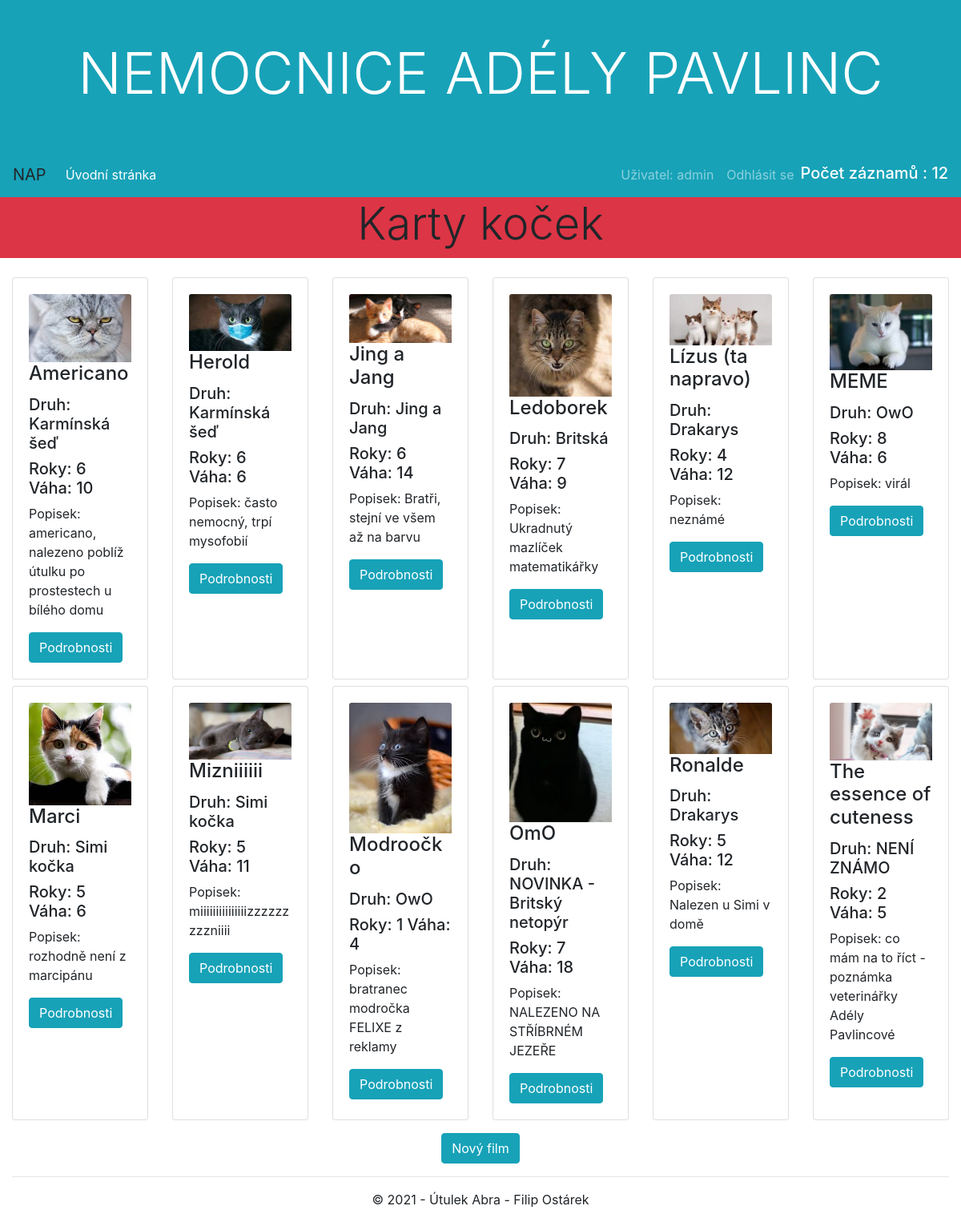
Page /kocky/ (signed in) on the committed database.
### cats/models.py (models this page shows, shortened)
class Description_of_the_cat(models.Model):
    jmeno = models.CharField(max_length=50, verbose_name="Jméno", blank=True)
    vek = models.IntegerField(verbose_name="Roky Kočky", blank=True, validators=[MinValueValidator(0.0)])
    vaha = models.IntegerField(verbose_name="Váha", blank=True, validators=[MinValueValidator(0.0)])
    popisek = models.CharField(max_length=500, verbose_name="popisek", blank=True)
    druh = models.ForeignKey(Species, on_delete=models.CASCADE)
    foto = models.ForeignKey(Photo, on_delete=models.CASCADE)
    class Meta:
        ordering = ["jmeno"]

class Photo(models.Model):
    fotka = models.ImageField(upload_to='cats/fotky', blank=True, null=True, verbose_name="Fotka")
    nazev_fotky = models.CharField(max_length=50, blank=True, null=True, verbose_name="Název fotky")
    popisek_fotky = models.CharField(max_length=500, blank=True, null=True, verbose_name="popisek fotky")
    class Meta:
        ordering = ["fotka"]

class Species(models.Model):
    jmeno_druhu = models.CharField(max_length=50, unique=True, verbose_name="Druh kočky",
                            help_text='Zadejte prosím druh kočky, popřípadě OwO pokud není známo')
    class Meta:
        ordering = ["jmeno_druhu"]
    def __str__(self):
        return self.jmeno_druhu

### cats/views.py (the view)
# urls.py: path('', views.KockaListView.as_view(), name='index'),
class KockaListView(ListView):
    print(ListView)
    model = Description_of_the_cat
    context_object_name = 'cats_photo'
    template_name = 'page/list.html'
    paginate_by = 12
    def get_queryset(self):
        return Description_of_the_cat.objects.all()
    def get_context_data(self, **kwargs):
        context = super().get_context_data(**kwargs)
        context['number'] = len(self.get_queryset())
        context['nazev'] = 'Karty koček'
        context['nazev_poctu'] = 'Počet záznamů :'
        return context

### cats/templates/page/list.html (shortened to what this page needs)
{% extends "base.html" %}
{% load bootstrap_pagination %}
{% block content %}
<div class="row mb-3">
            <div class="col-sm-12 bg-danger">
                <h2 class="display-4 text-center">{{ nazev }}</h2>
            </div>
        </div>
        <div class="row">
            {% for kocka in cats_photo %}
            <div class="col-sm-6 col-md-4 col-lg-3 col-xl-2 d-flex">
                <div class="card mt-2">
                    <div class="card-body">
                    {% if kocka.foto.fotka %}
                        <div style="width:100%; text-align:center">
                            <img class="card-img-top img-adjusted" src="{{ kocka.foto.fotka.url }}" alt="{{ kocka.foto.nazev_fotky }}" >
                        </div>
                    {% endif %}
                        <h4 class="card-title">{{ kocka.jmeno }}</h4>
                        <h5 class="card-text">Druh: {{ kocka.druh }}</h5>
                        <h5 class="card-text">Roky: {{ kocka.vek }} Váha: {{ kocka.vaha }}</h5>
                        <p class="card-text">Popisek: {{ kocka.popisek }}</p>
                        <a href="{% url 'kocka_detail' kocka.pk %}" class="btn btn-info">Podrobnosti</a>
                    </div>
                </div>
            </div>
            {% endfor %}
        </div>
        {% if user.is_authenticated %}
        {% if perms.cats.add_description_of_the_cat %}
            <div class="row mt-3">
                <div class="col-sm-12 text-center">
                    <a href="{% url 'kocka-create' %}" class="btn btn-info">Nový film</a>
                </div>
            </div>
        {% endif %}
        {% endif %}
{% endblock %}

### cats/templates/page/navbar.html (shortened to what this page needs)
<nav class="navbar navbar-expand-md bg-info navbar-dark">
      <a class="navbar-brand text-body" href="#">NAP</a>
      <div class="collapse navbar-collapse" id="collapsibleNavbar">
        <ul class="navbar-nav mr-auto">
          <li class="nav-item">
            <a class="nav-link active" href="{% url 'index' %}">Úvodní stránka</a>
          </li>
        </ul>
        <ul class="navbar-nav">
           {% if user.is_authenticated %}
             <li class="nav-item"><a href="{% url 'index' %}" class="nav-link">Uživatel: {{ user.get_username }}</a></li>
             <li class="nav-item"><a href="{% url 'logout'%}" class="nav-link">Odhlásit se</a></li>
           {% else %}
             <li class="nav-item"><a href="{% url 'login'%}?next={{request.path}}" class="nav-link">Přihlásit se</a></li>
            <li class="nav-item"><a href="{% url 'signup'%}" class="nav-link">Zaregistrovat</a></li>
           {% endif %}
        </ul>
      </div>
        <div class="row mt-1">
            <div class="col-sm-12">
                <h5 class="text-white">{{ nazev_poctu }} {{ number }}</h5>
            </div>
        </div>
    </nav>

### rows in the picture
Description_of_the_cat: foto.fotka (picture), jmeno "Americano", druh "Karmínská šeď", vek "6", vaha "10", popisek "americano, nalezeno poblíž útulku po prostestech u bílého domu"
Description_of_the_cat: foto.fotka (picture), jmeno "Herold", druh "Karmínská šeď", vek "6", vaha "6", popisek "často nemocný, trpí mysofobií"
Description_of_the_cat: foto.fotka (picture), jmeno "Jing a Jang", druh "Jing a Jang", vek "6", vaha "14", popisek "Bratři, stejní ve všem až na barvu"
Description_of_the_cat: foto.fotka (picture), jmeno "Ledoborek", druh "Britská", vek "7", vaha "9", popisek "Ukradnutý mazlíček matematikářky"
Description_of_the_cat: foto.fotka (picture), jmeno "Lízus (ta napravo)", druh "Drakarys", vek "4", vaha "12", popisek "neznámé"
Description_of_the_cat: foto.fotka (picture), jmeno "MEME", druh "OwO", vek "8", vaha "6", popisek "virál"
Description_of_the_cat: foto.fotka (picture), jmeno "Marci", druh "Simi kočka", vek "5", vaha "6", popisek "rozhodně není z marcipánu"
Description_of_the_cat: foto.fotka (picture), jmeno "Mizniiiiii", druh "Simi kočka", vek "5", vaha "11", popisek "miiiiiiiiiiiiiiizzzzzzzzzniiii"
Description_of_the_cat: foto.fotka (picture), jmeno "Modroočko", druh "OwO", vek "1", vaha "4", popisek "bratranec modročka FELIXE z reklamy"
Description_of_the_cat: foto.fotka (picture), jmeno "OmO", druh "NOVINKA - Britský netopýr", vek "7", vaha "18", popisek "NALEZENO NA STŘÍBRNÉM JEZEŘE"
Description_of_the_cat: foto.fotka (picture), jmeno "Ronalde", druh "Drakarys", vek "5", vaha "12", popisek "Nalezen u Simi v domě"
Description_of_the_cat: foto.fotka (picture), jmeno "The essence of cuteness", druh "NENÍ ZNÁMO", vek "2", vaha "5", popisek "co mám na to říct - poznámka veterinářky Adély Pavlincové"

### other values in the picture
{{ user.get_username }} "admin"
{{ nazev_poctu }} "Počet záznamů :"
{{ number }} "12"
{{ nazev }} "Karty koček"
